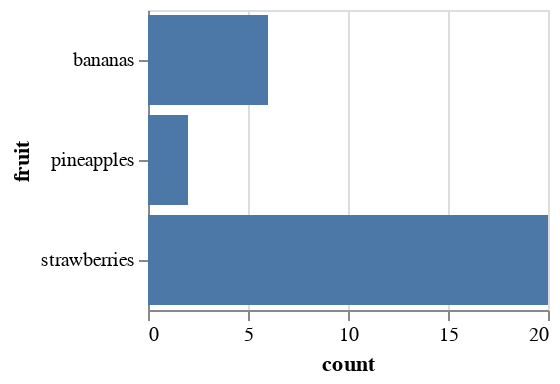

The code cell stored with this chart in its notebook:
### Markdown cell above
In the following cell the [Altair](https://altair-viz.github.io/) visualization library is used to create a horizontal bar chart of fruit counts from the `fruit` DataFrame. Colab can display visualizations created with numerous Python visualization libraries.

### Code cell
import altair as alt

alt.Chart(fruit).mark_bar().encode(
    x="count",
    y="fruit"
).properties(
    width=200,
    height=150
)

### Figure 1 — Vega-Lite specification as saved in the notebook (floating-point values rounded to 4 significant figures)
{"config": {"view": {"continuousWidth": 400, "continuousHeight": 300}}, "data": {"name": "data-0626c5edd2559ba31ca777d48f425297"}, "mark": "bar", "encoding": {"x": {"type": "quantitative", "field": "count"}, "y": {"type": "nominal", "field": "fruit"}}, "height": 150, "width": 200, "$schema": "https://vega.github.io/schema/vega-lite/v4.8.1.json", "datasets": {"data-0626c5edd2559ba31ca777d48f425297": [{"fruit": "strawberries", "count": 20}, {"fruit": "pineapples", "count": 2}, {"fruit": "bananas", "count": 6}]}}
